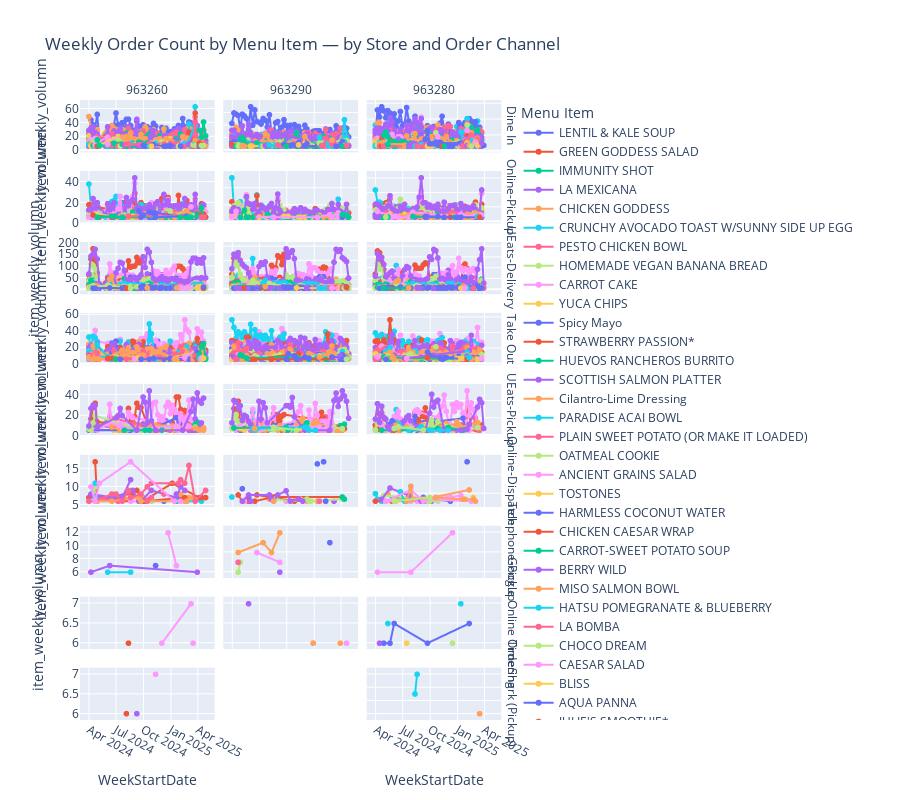

The cell this chart's notebook holds for it:
### Code cell
high_volume_items.sort_values(by='WeekStartDate',inplace=True)

fig = px.line(
   high_volume_items,
    x='WeekStartDate',
    y='item_weekly_volumn',
    color='MenuItemName',
    facet_row='OrderType',
    facet_col='StoreId',
    markers=True,
    title='Weekly Order Count by Menu Item — by Store and Order Channel',
    labels={
        'WeekStart': 'Week',
        'TotalItemCount': 'Order Count',
        'MenuItemName': 'Menu Item'
    }
)

fig.update_layout(
    height=800,
    # hovermode='x unified'
)
fig.update_yaxes(matches=None)
# Clean up subplot titles by removing "StoreId=" and "OrderType="
# Simplify facet labels (remove 'StoreId=' and 'OrderType=' from facet titles)
fig.for_each_annotation(lambda a: a.update(text=a.text.split("=")[-1]))

# Remove axis group titles (like 'StoreId' and 'OrderType')
fig.update_layout(
    annotations=[a for a in fig.layout.annotations if a.text not in ['StoreId', 'OrderType']],
    yaxis_title=None  # This removes the repeated y-axis title
)


fig.show()
